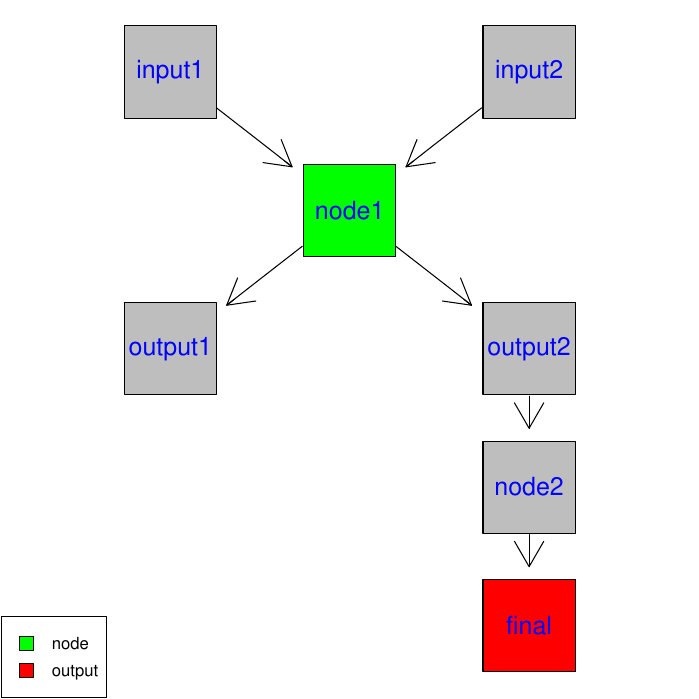

Write R code to recreate this figure.

# see the tutorial pdf
data(graphExamples)
z <- graphExamples[[8]]
nNodes <- length(nodes(z))
nA <- list()
nA$fixedSize<-rep(FALSE, nNodes)
nA$height <- nA$width <- rep("1", nNodes)
nA$label <- rep("z", nNodes)
nA$color <- rep("green", nNodes)
nA$fillcolor <- rep("orange", nNodes)
nA$shape <- rep("circle", nNodes)
nA$fontcolor <- rep("blue", nNodes)
nA$fontsize <- rep(14, nNodes)
nA <- lapply(nA, function(x) { names(x) <- nodes(z); x})
plot(z, nodeAttrs=nA)

#################################################
nodes <- newnode(name = 'node1',
                 inputs = c('input1', 'input2'),
                 outputs = c('output1', 'output2'),
                 newgraph = T, graph = "nodes")

nodes <- newnode(name = 'node2',
                 inputs = 'output2',
                 outputs = 'final',
                 graph = "nodes")






plot(nodes)
nNodes <- length(nodes(nodes))
nA <- list()
nA$fixedSize<-rep(FALSE, nNodes)
nA$height <- nA$width <- rep("1", nNodes)
#nA$label <- rep("nodes", nNodes)
nA$color <- rep("green", nNodes)
nA$fillcolor <- c('green', rep('grey', nNodes-1))
nA$shape <- rep("box", nNodes)
nA$fontcolor <- rep("blue", nNodes)
nA$fontsize <- rep(14, nNodes)
nA <- lapply(nA, function(x) { names(x) <- nodes(nodes); x})
nA
plot(nodes, nodeAttrs=nA)
nA$fillcolor['final'] <- 'red'
plot(nodes, nodeAttrs=nA)
legend('bottomleft', legend = c('node','output'), fill=c('green','red'))
dev.copy2pdf(file='src/newnode-colour.pdf')
dev.off()
